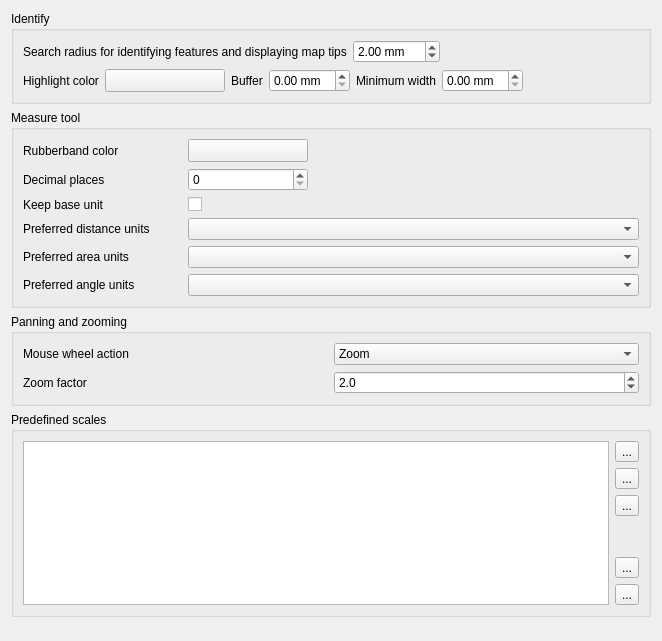
             <widget class="QWidget" name="mOptionsScrollAreaContents_05">
              <property name="geometry">
               <rect>
                <x>0</x>
                <y>0</y>
                <width>662</width>
                <height>641</height>
               </rect>
              </property>
              <layout class="QVBoxLayout" name="verticalLayout_30">
               <item>
                <widget class="QgsCollapsibleGroupBox" name="mIdentifyGroupBox">
                 <property name="title">
                  <string>Identify</string>
                 </property>
                 <layout class="QVBoxLayout" name="verticalLayout_37">
                  <item>
                   <layout class="QHBoxLayout" name="mIdentifyRadiusHorizontalLayout">
                    <item>
                     <widget class="QLabel" name="textLabel1_3">
                      <property name="text">
                       <string>Search radius for identifying features and displaying map tips</string>
                      </property>
                     </widget>
                    </item>
                    <item>
                     <widget class="QDoubleSpinBox" name="spinBoxIdentifyValue">
                      <property name="suffix">
                       <string> mm</string>
                      </property>
                      <property name="maximum">
                       <double>100.000000000000000</double>
                      </property>
                      <property name="singleStep">
                       <double>1.000000000000000</double>
                      </property>
                      <property name="value">
                       <double>2.000000000000000</double>
                      </property>
                     </widget>
                    </item>
                    <item>
                     <spacer name="horizontalSpacer_44">
                      <property name="orientation">
                       <enum>Qt::Horizontal</enum>
                      </property>
                      <property name="sizeHint" stdset="0">
                       <size>
                        <width>40</width>
                        <height>20</height>
                       </size>
                      </property>
                     </spacer>
                    </item>
                   </layout>
                  </item>
                  <item>
                   <layout class="QHBoxLayout" name="mIdentifyHighlightHorizontalLayout">
                    <item>
                     <widget class="QLabel" name="mIdentifyHighlighColorLabel">
                      <property name="text">
                       <string>Highlight color</string>
                      </property>
                     </widget>
                    </item>
                    <item>
                     <widget class="QgsColorButtonV2" name="mIdentifyHighlightColorButton">
                      <property name="sizePolicy">
                       <sizepolicy hsizetype="Fixed" vsizetype="Fixed">
                        <horstretch>0</horstretch>
                        <verstretch>0</verstretch>
                       </sizepolicy>
                      </property>
                      <property name="minimumSize">
                       <size>
                        <width>120</width>
                        <height>0</height>
                       </size>
                      </property>
                      <property name="maximumSize">
                       <size>
                        <width>120</width>
                        <height>16777215</height>
                       </size>
                      </property>
                      <property name="toolTip">
                       <string>&lt;html&gt;&lt;head/&gt;&lt;body&gt;&lt;p&gt;The color used to highlight identified feature. The alpha channel is only used for polygons fill, lines and outlines are fully opaque.&lt;/p&gt;&lt;/body&gt;&lt;/html&gt;</string>
                      </property>
                      <property name="text">
                       <string/>
                      </property>
                     </widget>
                    </item>
                    <item>
                     <widget class="QLabel" name="mIdentifyHighlightBufferLabel">
                      <property name="toolTip">
                       <string/>
                      </property>
                      <property name="text">
                       <string>Buffer</string>
                      </property>
                     </widget>
                    </item>
                    <item>
                     <widget class="QDoubleSpinBox" name="mIdentifyHighlightBufferSpinBox">
                      <property name="toolTip">
                       <string>Lines / outlines buffer in millimeters.</string>
                      </property>
                      <property name="suffix">
                       <string> mm</string>
                      </property>
                     </widget>
                    </item>
                    <item>
                     <widget class="QLabel" name="mIdentifyHighlightMinWidthLabel">
                      <property name="toolTip">
                       <string/>
                      </property>
                      <property name="text">
                       <string>Minimum width</string>
                      </property>
                     </widget>
                    </item>
                    <item>
                     <widget class="QDoubleSpinBox" name="mIdentifyHighlightMinWidthSpinBox">
                      <property name="toolTip">
                       <string>Minimum line / outline width in millimeters.</string>
                      </property>
                      <property name="suffix">
                       <string> mm</string>
                      </property>
                     </widget>
                    </item>
                    <item>
                     <spacer name="horizontalSpacer_45">
                      <property name="orientation">
                       <enum>Qt::Horizontal</enum>
                      </property>
                      <property name="sizeHint" stdset="0">
                       <size>
                        <width>40</width>
                        <height>20</height>
                       </size>
                      </property>
                     </spacer>
                    </item>
                   </layout>
                  </item>
                 </layout>
                </widget>
               </item>
               <item>
                <widget class="QgsCollapsibleGroupBox" name="groupBox_6">
                 <property name="title">
                  <string>Measure tool</string>
                 </property>
                 <layout class="QGridLayout" name="gridLayout_21">
                  <item row="3" column="0">
                   <widget class="QLabel" name="textLabel1_11">
                    <property name="text">
                     <string>Preferred distance units</string>
                    </property>
                   </widget>
                  </item>
                  <item row="4" column="1" colspan="3">
                   <widget class="QComboBox" name="mAreaUnitsComboBox"/>
                  </item>
                  <item row="3" column="1" colspan="3">
                   <widget class="QComboBox" name="mDistanceUnitsComboBox"/>
                  </item>
                  <item row="2" column="0">
                   <widget class="QLabel" name="label_13">
                    <property name="toolTip">
                     <string>If unchecked large numbers will be converted from m. to km. and from ft. to miles</string>
                    </property>
                    <property name="text">
                     <string>Keep base unit</string>
                    </property>
                   </widget>
                  </item>
                  <item row="1" column="1">
                   <widget class="QSpinBox" name="mDecimalPlacesSpinBox"/>
                  </item>
                  <item row="1" column="0">
                   <widget class="QLabel" name="label_12">
                    <property name="text">
                     <string>Decimal places</string>
                    </property>
                   </widget>
                  </item>
                  <item row="0" column="0">
                   <widget class="QLabel" name="textLabel1_10">
                    <property name="text">
                     <string>Rubberband color</string>
                    </property>
                   </widget>
                  </item>
                  <item row="0" column="2" colspan="2">
                   <spacer>
                    <property name="orientation">
                     <enum>Qt::Horizontal</enum>
                    </property>
                    <property name="sizeHint" stdset="0">
                     <size>
                      <width>191</width>
                      <height>20</height>
                     </size>
                    </property>
                   </spacer>
                  </item>
                  <item row="4" column="0">
                   <widget class="QLabel" name="textLabel1_14">
                    <property name="text">
                     <string>Preferred area units</string>
                    </property>
                   </widget>
                  </item>
                  <item row="2" column="1">
                   <widget class="QCheckBox" name="mKeepBaseUnitCheckBox">
                    <property name="text">
                     <string/>
                    </property>
                   </widget>
                  </item>
                  <item row="5" column="0">
                   <widget class="QLabel" name="mAngleUnitsLabel">
                    <property name="text">
                     <string>Preferred angle units</string>
                    </property>
                   </widget>
                  </item>
                  <item row="5" column="1" colspan="3">
                   <widget class="QComboBox" name="mAngleUnitsComboBox"/>
                  </item>
                  <item row="0" column="1">
                   <widget class="QgsColorButtonV2" name="pbnMeasureColor">
                    <property name="sizePolicy">
                     <sizepolicy hsizetype="Fixed" vsizetype="Fixed">
                      <horstretch>0</horstretch>
                      <verstretch>0</verstretch>
                     </sizepolicy>
                    </property>
                    <property name="minimumSize">
                     <size>
                      <width>120</width>
                      <height>0</height>
                     </size>
                    </property>
                    <property name="maximumSize">
                     <size>
                      <width>120</width>
                      <height>16777215</height>
                     </size>
                    </property>
                    <property name="text">
                     <string/>
                    </property>
                   </widget>
                  </item>
                 </layout>
                </widget>
               </item>
               <item>
                <widget class="QgsCollapsibleGroupBox" name="groupBox_10">
                 <property name="title">
                  <string>Panning and zooming</string>
                 </property>
                 <layout class="QGridLayout" name="_8">
                  <item row="1" column="0">
                   <widget class="QLabel" name="label_3">
                    <property name="text">
                     <string>Zoom factor</string>
                    </property>
                   </widget>
                  </item>
                  <item row="0" column="0">
                   <widget class="QLabel" name="label_2">
                    <property name="text">
                     <string>Mouse wheel action</string>
                    </property>
                   </widget>
                  </item>
                  <item row="1" column="1">
                   <widget class="QDoubleSpinBox" name="spinZoomFactor">
                    <property name="decimals">
                     <number>1</number>
                    </property>
                    <property name="minimum">
                     <double>1.100000000000000</double>
                    </property>
                    <property name="value">
                     <double>2.000000000000000</double>
                    </property>
                   </widget>
                  </item>
                  <item row="0" column="1">
                   <widget class="QComboBox" name="cmbWheelAction">
                    <item>
                     <property name="text">
                      <string>Zoom</string>
                     </property>
                    </item>
                    <item>
                     <property name="text">
                      <string>Zoom and recenter</string>
                     </property>
                    </item>
                    <item>
                     <property name="text">
                      <string>Zoom to mouse cursor</string>
                     </property>
                    </item>
                    <item>
                     <property name="text">
                      <string>Nothing</string>
                     </property>
                    </item>
                   </widget>
                  </item>
                 </layout>
                </widget>
               </item>
               <item>
                <widget class="QgsCollapsibleGroupBox" name="groupBox_15">
                 <property name="title">
                  <string>Predefined scales</string>
                 </property>
                 <layout class="QGridLayout" name="gridLayout_26">
                  <item row="0" column="0">
                   <widget class="QListWidget" name="mListGlobalScales"/>
                  </item>
                  <item row="0" column="1">
                   <layout class="QVBoxLayout" name="verticalLayout_13">
                    <item>
                     <widget class="QToolButton" name="pbnAddScale">
                      <property name="toolTip">
                       <string>Add predefined scale</string>
                      </property>
                      <property name="text">
                       <string>...</string>
                      </property>
                      <property name="icon">
                       <iconset>
                        <normaloff>:/images/themes/default/symbologyAdd.svg</normaloff>:/images/themes/default/symbologyAdd.svg</iconset>
                      </property>
                     </widget>
                    </item>
                    <item>
                     <widget class="QToolButton" name="pbnRemoveScale">
                      <property name="toolTip">
                       <string>Remove selected</string>
                      </property>
                      <property name="text">
                       <string>...</string>
                      </property>
                      <property name="icon">
                       <iconset>
                        <normaloff>:/images/themes/default/symbologyRemove.svg</normaloff>:/images/themes/default/symbologyRemove.svg</iconset>
                      </property>
                     </widget>
                    </item>
                    <item>
                     <widget class="QToolButton" name="pbnDefaultScaleValues">
                      <property name="toolTip">
                       <string>Reset to default scales</string>
                      </property>
                      <property name="text">
                       <string>...</string>
                      </property>
                      <property name="icon">
                       <iconset>
                        <normaloff>:/images/themes/default/mActionUndo.png</normaloff>:/images/themes/default/mActionUndo.png</iconset>
                      </property>
                     </widget>
                    </item>
                    <item>
                     <spacer name="verticalSpacer_7">
                      <property name="orientation">
                       <enum>Qt::Vertical</enum>
                      </property>
                      <property name="sizeHint" stdset="0">
                       <size>
                        <width>20</width>
                        <height>40</height>
                       </size>
                      </property>
                     </spacer>
                    </item>
                    <item>
                     <widget class="QToolButton" name="pbnImportScales">
                      <property name="toolTip">
                       <string>Import from file</string>
                      </property>
                      <property name="text">
                       <string>...</string>
                      </property>
                      <property name="icon">
                       <iconset>
                        <normaloff>:/images/themes/default/mActionFileOpen.svg</normaloff>:/images/themes/default/mActionFileOpen.svg</iconset>
                      </property>
                     </widget>
                    </item>
                    <item>
                     <widget class="QToolButton" name="pbnExportScales">
                      <property name="toolTip">
                       <string>Export to file</string>
                      </property>
                      <property name="text">
                       <string>...</string>
                      </property>
                      <property name="icon">
                       <iconset>
                        <normaloff>:/images/themes/default/mActionFileSave.svg</normaloff>:/images/themes/default/mActionFileSave.svg</iconset>
                      </property>
                     </widget>
                    </item>
                   </layout>
                  </item>
                 </layout>
                </widget>
               </item>
               <item>
                <spacer name="verticalSpacer_3">
                 <property name="orientation">
                  <enum>Qt::Vertical</enum>
                 </property>
                 <property name="sizeHint" stdset="0">
                  <size>
                   <width>20</width>
                   <height>40</height>
                  </size>
                 </property>
                </spacer>
               </item>
              </layout>
             </widget>
